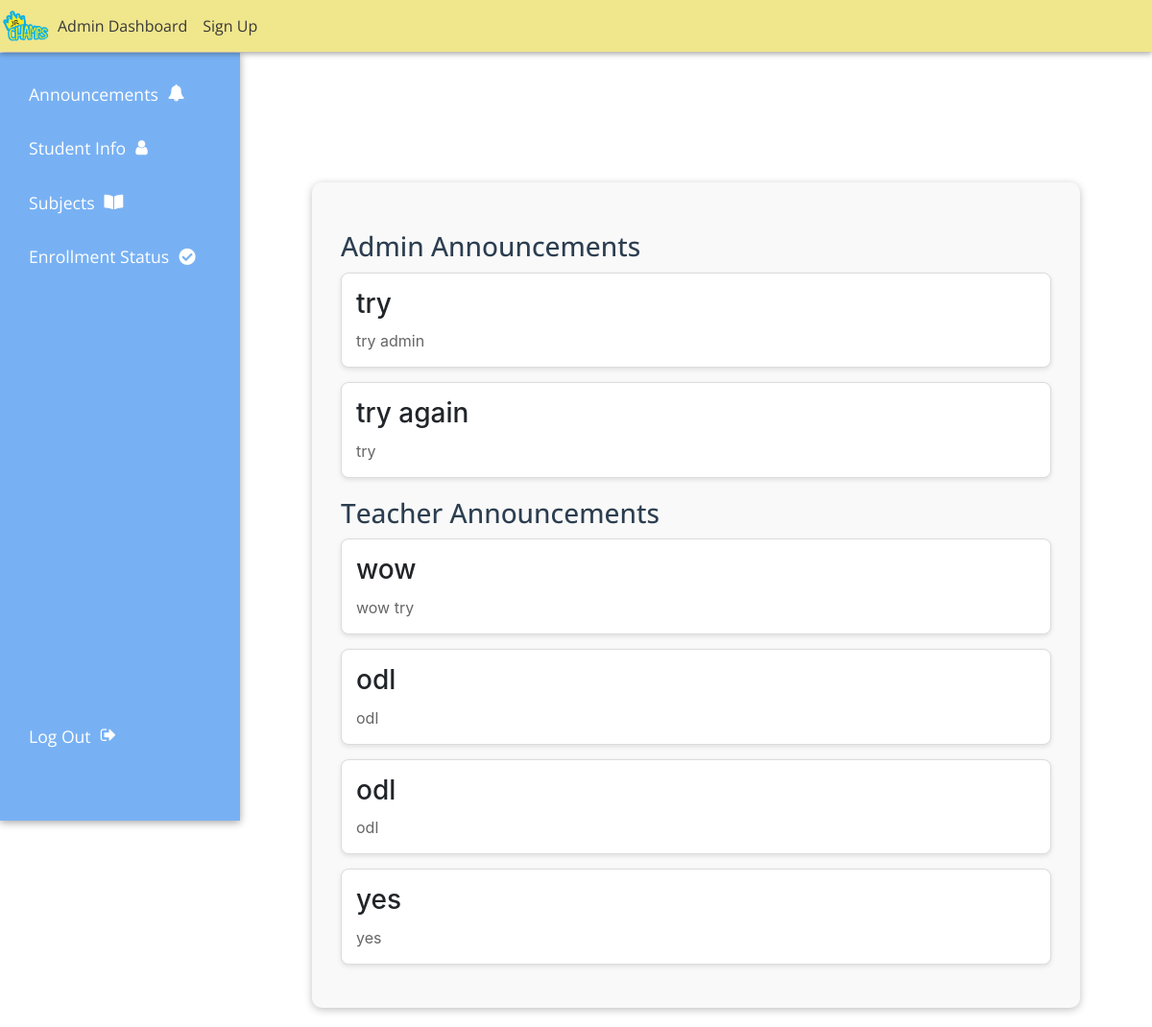
Page /student-dashboard (signed in) on the earlier database version.
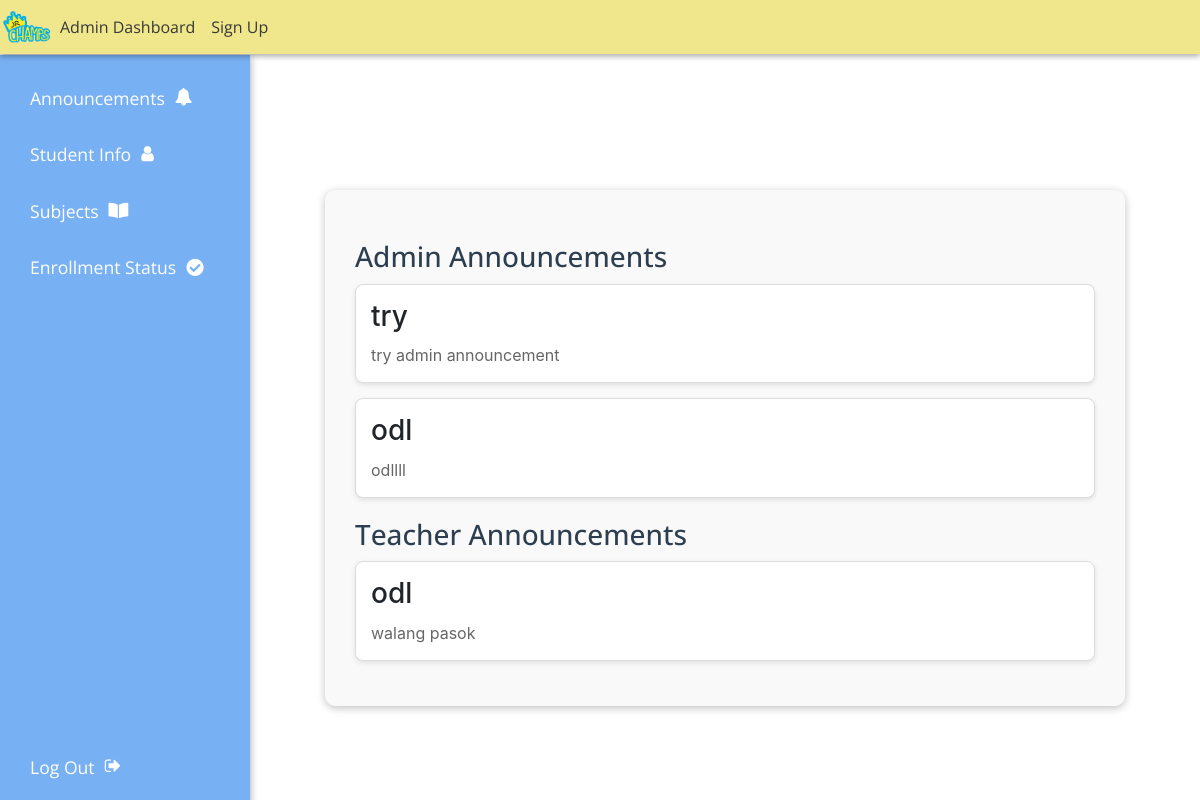
Same page on the later database version.
### website/models.py (models this page shows)
class AnnouncementAdmin(db.Model):
   id = db.Column(db.Integer, primary_key=True)
   title = db.Column(db.String(150), nullable=False)
   description = db.Column(db.Text, nullable=False)
   created_by = db.Column(db.Integer, db.ForeignKey('user.id'), nullable=False)

class AnnouncementTeacher(db.Model):
   id = db.Column(db.Integer, primary_key=True)
   title = db.Column(db.String(150), nullable=False)
   description = db.Column(db.Text, nullable=False)
   created_by = db.Column(db.Integer, db.ForeignKey('user.id'), nullable=False)

### website/views.py (the view, shortened to what this page needs)
@views.route('/student-dashboard', methods=['GET', 'POST'])
@login_required
def student_dashboard():
   student_info = StudentInfo.query.filter_by(user_id=current_user.id).first()
   announcements = AnnouncementTeacher.query.all()
   announcements1 = AnnouncementAdmin.query.all()
   levels = Level.query.all()
   schedules = Schedule.query.all()
   subjects_dict = {subject.id: subject.name for subject in Subject.query.all()}
   subjects = []
   reserved_subjects = Section.query.join(Enrol).filter(Enrol.user_id == current_user.id).all()
   return render_template('student_dashboard.html',
                          student=student_info,
                          announcements=announcements,
                          announcements1=announcements1,
                          levels=levels,
                          schedules=schedules,
                          subjects=subjects,
                          subjects_dict=subjects_dict,
                          reserved_subjects=reserved_subjects,
                          title='Student Dashboard')

### website/__init__.py (called while the page is built)
def create_app():
    app = Flask(__name__)
    app.config['SECRET_KEY'] = 'wow'
    app.config['SQLALCHEMY_DATABASE_URI'] = f'sqlite:///{DB_NAME}'
    db.init_app(app)
    migrate = Migrate(app, db)
    from .views import views
    from .auth import auth
    app.register_blueprint(views, url_prefix='/')
    app.register_blueprint(auth, url_prefix='/auth')
    from .models import User, StudentInfo
    with app.app_context():
        db.create_all()
    login_manager = LoginManager()
    login_manager.login_view = 'auth.login'
    login_manager.init_app(app)
    @login_manager.user_loader
    def load_user(id):
        return User.query.get(int(id))
    return app

### website/templates/student_dashboard.html (shortened to what this page needs)
{% extends "base.html" %}
{% block content %}
<div class="sidebar">
    <button id="announcements-btn" class="btn btn-primary">
        Announcements <i class="fa fa-bell"></i>
    </button>
    <button id="student-info-btn" class="btn btn-primary">
        Student Info <i class="fa fa-user"></i>
    </button>
    <button id="subjects-btn" class="btn btn-primary btn-block">
        Subjects <i class="fas fa-book-open"></i>
    </button>
    <button id="enrollment-status-btn" class="btn btn-primary">
        Enrollment Status <i class="fas fa-check-circle"></i>
    </button>
    <div class="logout-button">
        {% if current_user.is_authenticated %}
            <form action="{{ url_for('auth.logout') }}" method="post">
                <button type="submit" class="btn btn-danger">Log Out
                    <i class="fa fa-sign-out"></i>
                </button>
            </form>
        {% endif %}
    </div>
</div>
<div class="content">
    <div id="announcements-container" class="content">
        <div id="announcements-list">
            {% if announcements1 %}
            <h3 class="section-header" style="color: #2c3e50; font-family: 'Open Sans', sans-serif; text-align: left;">
                Admin Announcements
            </h3>
                <ul>
                    {% for announcement in announcements1 %}
                        <li class="announcement-item">
                            <div class="announcement-header">
                                <h3>{{ announcement.title }}</h3>
                            </div>
                            <div class="announcement-body">
                                <p>{{ announcement.description }}</p>
                            </div>
                        </li>
                    {% endfor %}
                </ul>
            {% else %}
                <p>No announcements available.</p>
            {% endif %}
            {% if announcements %}
            <h3 class="section-header" style="color: #2c3e50; font-family: 'Open Sans', sans-serif; text-align: left; margin-top: 20px;">
                Teacher Announcements
            </h3>
                <ul>
                    {% for announcement in announcements %}
                        <li class="announcement-item">
                            <div class="announcement-header">
                                <h3>{{ announcement.title }}</h3>
                            </div>
                            <div class="announcement-body">
                                <p>{{ announcement.description }}</p>
                            </div>
                        </li>
                    {% endfor %}
                </ul>
            {% else %}
                <p>No announcements available.</p>
            {% endif %}
        </div>
    </div>
{% endblock %}

### website/templates/base.html (shortened to what this page needs)
<!DOCTYPE html>
<html>
  <head>
    <link
      rel="stylesheet"
      href="https://stackpath.bootstrapcdn.com/bootstrap/4.4.1/css/bootstrap.min.css"
    />
    <link rel="stylesheet" href="https://cdnjs.cloudflare.com/ajax/libs/font-awesome/5.15.4/css/all.min.css">
    <link rel="stylesheet" href="https://stackpath.bootstrapcdn.com/font-awesome/4.7.0/css/font-awesome.min.css" />
  </head>
  <body>
    {% include 'navbar.html' %}
      <div class="container">{% block content %} {% endblock %}</div>
    </body>
  </html>

### website/templates/navbar.html (shortened to what this page needs)
<nav class="navbar navbar-expand-lg navbar-dark">
    <a class="navbar-brand" href="#">
        <img src="{{ url_for('static', filename='jrchamps.png') }}" alt="Junior Champions Logo">
    </a>
    <div class="collapse navbar-collapse" id="navbar">
        <div class="navbar-nav">
            {% if current_user.is_authenticated %}
                {% if current_user.role == 'student' %}
                    <a class="nav-item nav-link" href="{{ url_for('views.student_dashboard') }}" style="color: rgb(56, 56, 56);">Student Dashboard</a>
                {% elif current_user.role == 'teacher' %}
                    <a class="nav-item nav-link" href="{{ url_for('views.teacher_dashboard') }}" style="color:  rgb(56, 56, 56);">Teacher Dashboard</a>
                {% elif current_user.role == 'admin' %}
                    <a class="nav-item nav-link" href="{{ url_for('views.admin_dashboard') }}" style="color:  rgb(56, 56, 56);">Admin Dashboard</a>
                    <a class="nav-item nav-link" href="{{ url_for('auth.sign_up') }}" style="color:  rgb(56, 56, 56);">Sign Up</a>
                {% endif %}
            {% else %}
                <a class="nav-item nav-link" href="{{ url_for('auth.login') }}" style="color: rgb(56, 56, 56);">Login</a>
            {% endif %}
        </div>
    </div>
</nav>

### website/templates/navbar.html (style rules this page uses)
body { margin: 0; padding: 0; }
.navbar { background-color: #f0e68c; position: fixed; width: 100%; top: 0; z-index: 1000; box-shadow: 0px 2px 6px rgba(0, 0, 0, 0.356); padding: 2px; margin: 0; font-family: 'Open Sans', sans-serif; }
.navbar-brand { padding: 0; margin: 0; }
.navbar-brand img { height: 50px; width: auto; padding: 0; margin: 0; }
.container { padding-top: 60px; }

### website/templates/student_dashboard.html (style rules this page uses)
body { margin: 0; padding: 0 }
.sidebar { width: 250px; height: 100vh; background-color: #78b1f3; display: flex; flex-direction: column; align-items: flex-start; padding: 20px; box-shadow: 0px 2px 8px rgba(0, 0, 0, 0.356); position: fixed; top: 55px; left: 0; z-index: 99; }
.sidebar button { font-size: 1.1rem; border: none; outline: none; padding: 10px; margin-bottom: 10px; background-color: #78b1f3; border-radius: 7px; color: rgb(255, 255, 255); display: flex; align-items: center; width: 100%; text-align: left; cursor: pointer; transition: background-color 0.3s, color 0.3s; font-family: 'Open Sans', sans-serif; }
.sidebar button i { margin-left: 10px; width: 20px; }
.content { margin-left: 250px; padding: 20px; margin-top: 55px; }
.logout-button { width: 100%; text-align: center; margin-top: auto; margin-bottom: 35px; }
#announcements-container { display: block; padding: 30px; background-color: #f9f9f9; border-radius: 10px; max-width: 800px; margin-left: auto; margin-right: auto; box-shadow: 0px 2px 8px rgba(0, 0, 0, 0.247); }
.section-header { color: #2c3e50; font-family: 'Open Sans', sans-serif; margin-top: 20px; margin-bottom: 10px; }
.announcement-item { background-color: #ffffff; border: 1px solid #dcdcdc; border-radius: 8px; padding: 15px; margin-bottom: 15px; box-shadow: 0 2px 5px rgba(0, 0, 0, 0.1); }
.announcement-body p { margin: 10px 0 0; font-size: 16px; color: #666666; }
#announcements-list ul { list-style-type: none; padding: 0; margin: 0; }
ul { list-style-type: none; padding: 0; margin: 0; }

Differences in the rows shown:
removed AnnouncementAdmin: title "try again", description "try"
removed AnnouncementTeacher: title "wow", description "wow try"
removed AnnouncementTeacher: title "odl", description "odl"
removed AnnouncementTeacher: title "yes", description "yes"
changed AnnouncementAdmin "try": description "try admin" → "try admin announcement"
added AnnouncementAdmin: title "odl", description "odllll"
changed AnnouncementTeacher "odl": description "odl" → "walang pasok"
